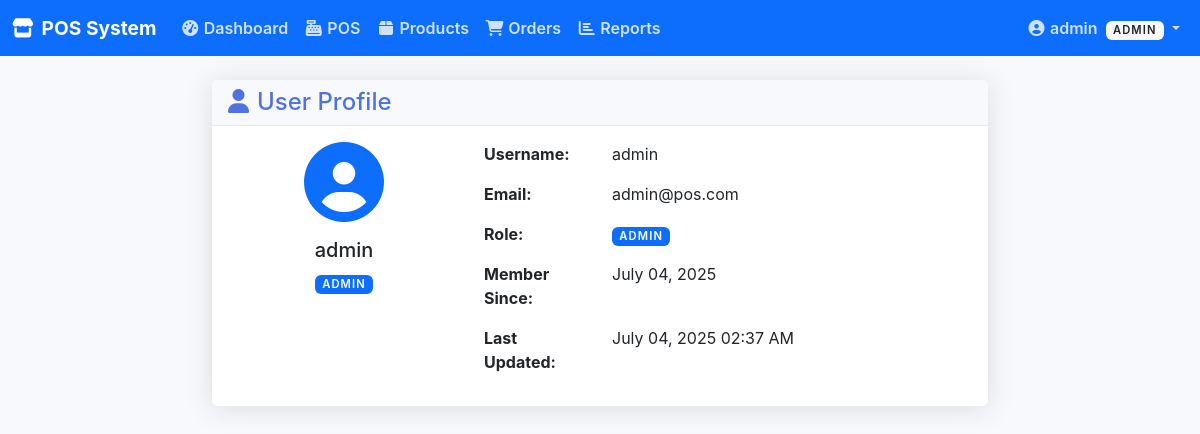
Screenshot of /user/profile.php (signed in) with the database file from the repository.
### tables this page shows
CREATE TABLE IF NOT EXISTS `users` (
  `id` int(11) NOT NULL AUTO_INCREMENT,
  `username` varchar(50) NOT NULL,
  `email` varchar(100) NOT NULL,
  `password` varchar(255) NOT NULL,
  `role` enum('admin','cashier','manager') DEFAULT 'cashier',
  `created_at` timestamp NULL DEFAULT CURRENT_TIMESTAMP,
  `updated_at` timestamp NULL DEFAULT CURRENT_TIMESTAMP ON UPDATE CURRENT_TIMESTAMP,
  PRIMARY KEY (`id`),
  UNIQUE KEY `username` (`username`),
  UNIQUE KEY `email` (`email`)
);

### includes/auth.php (called while the page is built, shortened)
<?php
function isManager()
{
      return isset($_SESSION['role']) && ($_SESSION['role'] === 'admin' || $_SESSION['role'] === 'manager');
}
function getCurrentUser()
{
      $pdo = getDBConnection();
      $stmt = $pdo->prepare("SELECT * FROM users WHERE id = ?");
      $stmt->execute([$_SESSION['user_id']]);
      return $stmt->fetch(PDO::FETCH_ASSOC);
}

### user/profile.php (the view, shortened to what this page needs)
<?php
require_once '../includes/auth.php';
$user = getCurrentUser();
?>
<!DOCTYPE html>
<html lang="en">
<head>
      <link href="https://cdn.jsdelivr.net/npm/bootstrap@5.3.0/dist/css/bootstrap.min.css" rel="stylesheet">
      <link rel="stylesheet" href="https://cdnjs.cloudflare.com/ajax/libs/font-awesome/6.4.0/css/all.min.css">
      <link rel="stylesheet" href="../admin/assets/css/admin.css">
</head>
<body>
      <nav class="navbar navbar-expand-lg navbar-dark bg-primary">
            <div class="container-fluid">
                  <a class="navbar-brand" href="index.php">
                        <i class="fas fa-store me-2"></i>POS System
                  </a>
                  <div class="collapse navbar-collapse" id="navbarNav">
                        <ul class="navbar-nav me-auto">
                              <li class="nav-item">
                                    <a class="nav-link" href="index.php">
                                          <i class="fas fa-tachometer-alt me-1"></i>Dashboard
                                    </a>
                              </li>
                              <li class="nav-item">
                                    <a class="nav-link" href="pos.php">
                                          <i class="fas fa-cash-register me-1"></i>POS
                                    </a>
                              </li>
                              <li class="nav-item">
                                    <a class="nav-link" href="products.php">
                                          <i class="fas fa-box me-1"></i>Products
                                    </a>
                              </li>
                              <li class="nav-item">
                                    <a class="nav-link" href="orders.php">
                                          <i class="fas fa-shopping-cart me-1"></i>Orders
                                    </a>
                              </li>
                              <?php if (isManager()): ?>
                                    <li class="nav-item">
                                          <a class="nav-link" href="reports.php">
                                                <i class="fas fa-chart-bar me-1"></i>Reports
                                          </a>
                                    </li>
                              <?php endif; ?>
                        </ul>
                        <ul class="navbar-nav">
                              <li class="nav-item dropdown">
                                    <a class="nav-link dropdown-toggle" href="#" id="navbarDropdown" role="button" data-bs-toggle="dropdown">
                                          <i class="fas fa-user-circle me-1"></i><?php echo $_SESSION['username']; ?>
                                          <span class="badge bg-light text-dark ms-1"><?php echo ucfirst($_SESSION['role']); ?></span>
                                    </a>
                              </li>
                        </ul>
                  </div>
            </div>
      </nav>
      <div class="container-fluid mt-4">
            <div class="row justify-content-center">
                  <div class="col-md-8">
                        <div class="card">
                              <div class="card-header">
                                    <h4 class="mb-0"><i class="fas fa-user me-2"></i>User Profile</h4>
                              </div>
                              <div class="card-body">
                                    <div class="row">
                                          <div class="col-md-4 text-center">
                                                <div class="mb-3">
                                                      <i class="fas fa-user-circle fa-5x text-primary"></i>
                                                </div>
                                                <h5><?php echo htmlspecialchars($user['username']); ?></h5>
                                                <span class="badge bg-primary"><?php echo ucfirst($user['role']); ?></span>
                                          </div>
                                          <div class="col-md-8">
                                                <div class="row mb-3">
                                                      <div class="col-sm-3">
                                                            <strong>Username:</strong>
                                                      </div>
                                                      <div class="col-sm-9">
                                                            <?php echo htmlspecialchars($user['username']); ?>
                                                      </div>
                                                </div>
                                                <div class="row mb-3">
                                                      <div class="col-sm-3">
                                                            <strong>Email:</strong>
                                                      </div>
                                                      <div class="col-sm-9">
                                                            <?php echo htmlspecialchars($user['email']); ?>
                                                      </div>
                                                </div>
                                                <div class="row mb-3">
                                                      <div class="col-sm-3">
                                                            <strong>Role:</strong>
                                                      </div>
                                                      <div class="col-sm-9">
                                                            <span class="badge bg-primary"><?php echo ucfirst($user['role']); ?></span>
                                                      </div>
                                                </div>
                                                <div class="row mb-3">
                                                      <div class="col-sm-3">
                                                            <strong>Member Since:</strong>
                                                      </div>
                                                      <div class="col-sm-9">
                                                            <?php echo date('F d, Y', strtotime($user['created_at'])); ?>
                                                      </div>
                                                </div>
                                                <div class="row mb-3">
                                                      <div class="col-sm-3">
                                                            <strong>Last Updated:</strong>
                                                      </div>
                                                      <div class="col-sm-9">
                                                            <?php echo date('F d, Y H:i A', strtotime($user['updated_at'])); ?>
                                                      </div>
                                                </div>
                                          </div>
                                    </div>
                              </div>
                        </div>
                  </div>
            </div>
      </div>
</body>
</html>

### admin/assets/css/admin.css (style rules this page uses)
:root { --primary-color: #4e73df; --secondary-color: #858796; --success-color: #1cc88a; --info-color: #36b9cc; --warning-color: #f6c23e; --danger-color: #e74a3b; --light-color: #f8f9fc; --dark-color: #5a5c69; }
body { font-family: 'Nunito', -apple-system, BlinkMacSystemFont, "Segoe UI", Roboto, "Helvetica Neue", Arial, sans-serif; background-color: #f8f9fc; }
.card { border: none; border-radius: 0.35rem; box-shadow: 0 0.15rem 1.75rem 0 rgba(58, 59, 69, 0.15) !important; }
.card-header { background-color: #f8f9fc; border-bottom: 1px solid #e3e6f0; font-weight: 700; color: var(--primary-color); }
.navbar-brand { font-weight: 700; font-size: 1.2rem; }
.nav-link { font-weight: 600; color: rgba(255, 255, 255, 0.8) !important; transition: color 0.3s ease; }
.nav-link i { width: 1.2rem; text-align: center; }
.badge { font-weight: 600; text-transform: uppercase; font-size: 0.7rem; letter-spacing: 0.1em; }

### rows the page displays
users: username "admin", role "ADMIN", email "admin@pos.com", created_at "July 04, 2025", updated_at "July 04, 2025 02:37 AM"

### other values shown
$_SESSION['username'] "admin"
$_SESSION['role'] "ADMIN"
